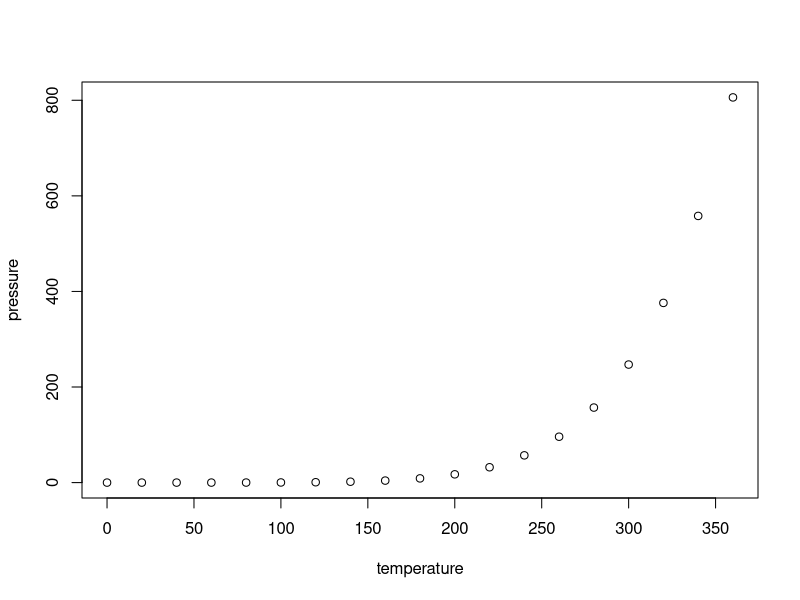
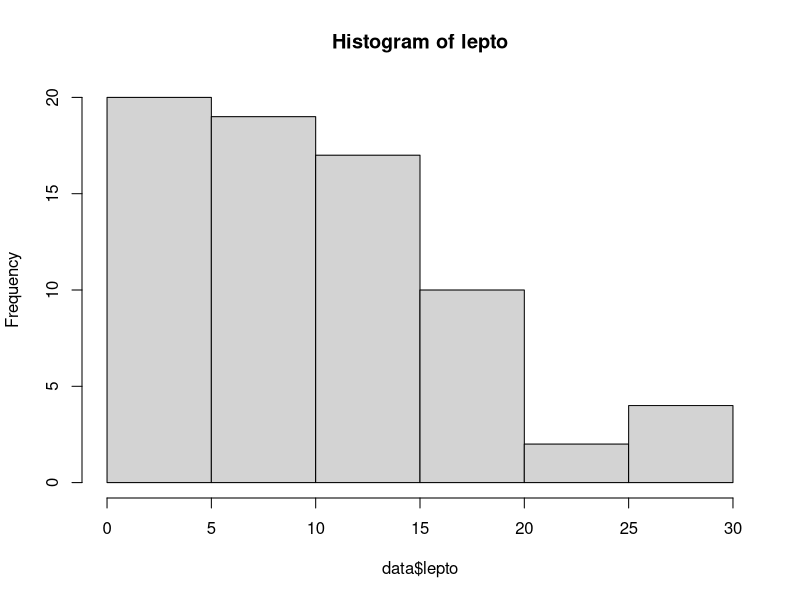
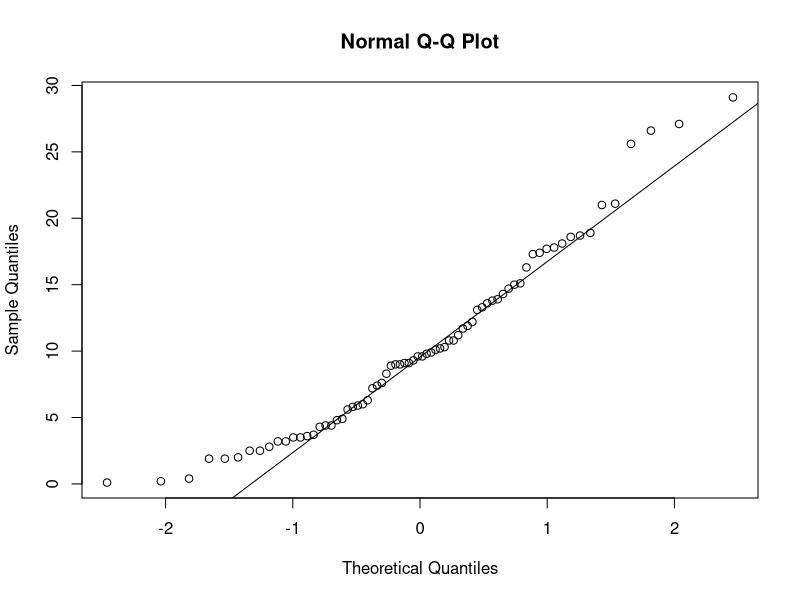
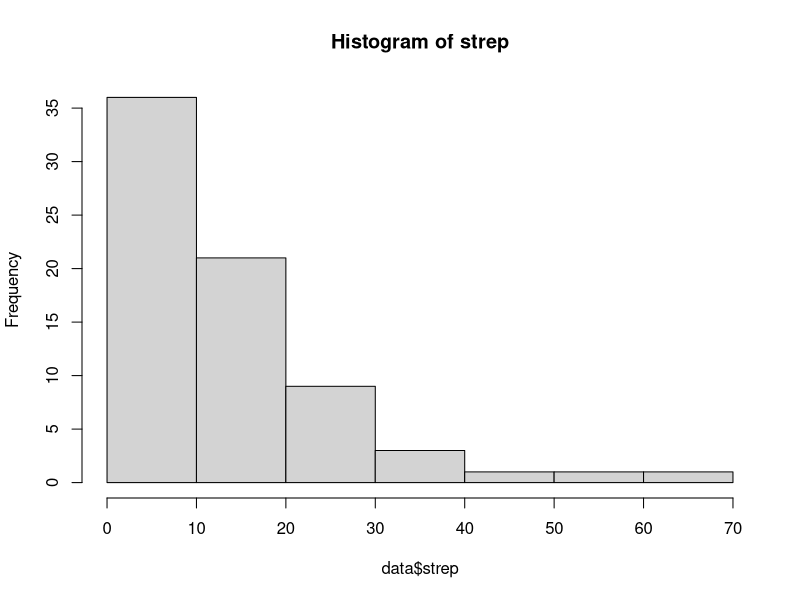
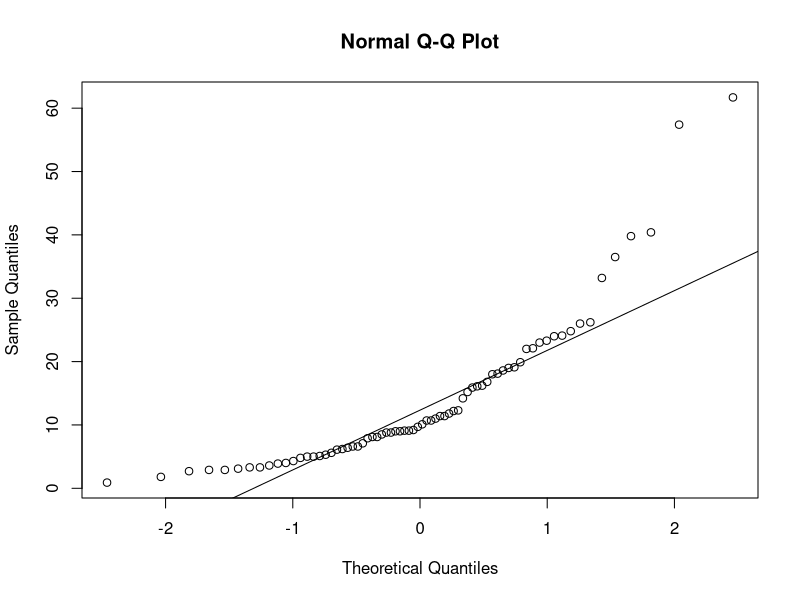
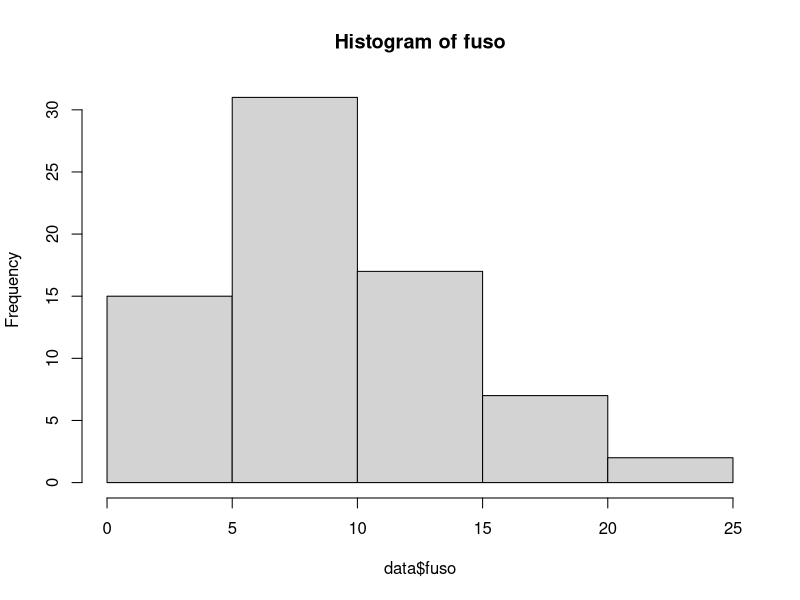
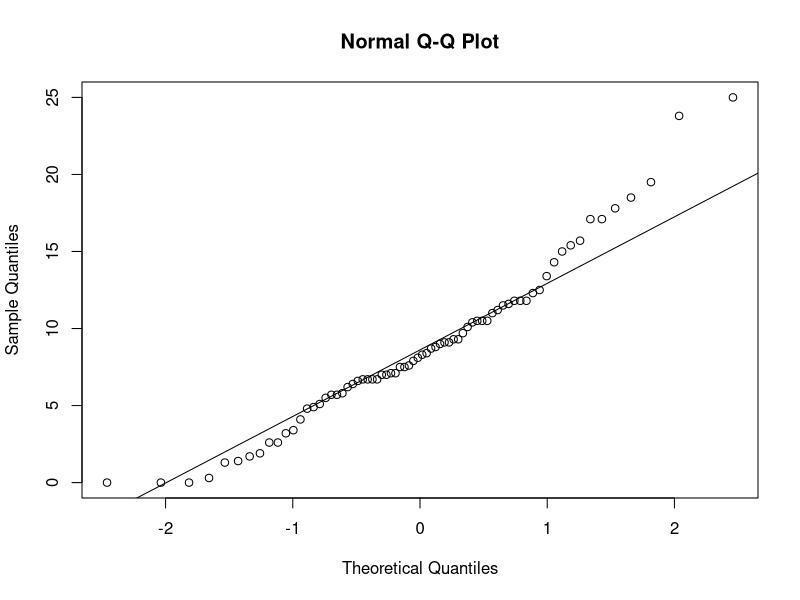
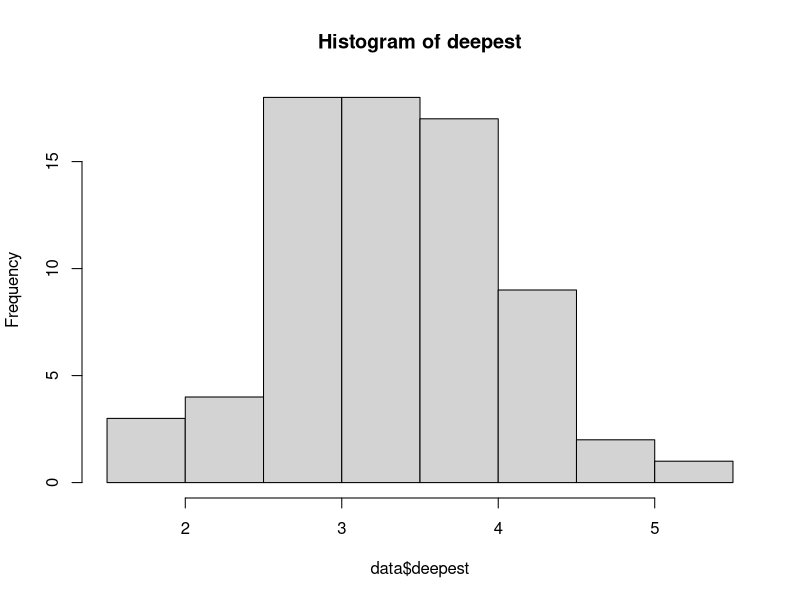

The R source for these figures, in order:
## ---- chunk 1
knitr::opts_chunk$set(echo = TRUE)
## ---- chunk 2
summary(cars)
## ---- chunk 3
plot(pressure)
## ---- chunk 4
#install packages
install.packages("vegan")
#load the library
library(vegan)
library(ggplot2)
## ---- chunk 5
#Part A : Univariate statistics with R
# read data
data <- read.table("RTestData.txt",header =TRUE) # header = true so R know that the data have the header so it don't read the first line
summary(data)
View(data)


# make histograms hist(x), qqnorm and qqline
hist(data$lepto,main="Histogram of lepto" )
qqnorm(data$lepto)
qqline(data$lepto)

hist(data$strep,main="Histogram of strep" )
qqnorm(data$strep)
qqline(data$strep)


hist(data$fuso,main="Histogram of fuso" )
qqnorm(data$fuso)
qqline(data$fuso)

hist(data$deepest,main="Histogram of deepest" )
qqnorm(data$deepest)
qqline(data$deepest)

hist(data$deepest,main="Histogram of deepest" )
qqnorm(data$deepest)
qqline(data$deepest)

hist(data$prev,main="Histogram of prev" )
qqnorm(data$prev)
qqline(data$prev)
#look non normal

hist(data$veil,main="Histogram of veil" )
qqnorm(data$veil) #skew
qqline(data$veil) #not straight
## ---- chunk 6
#transform variables
strep_transform=sqrt(data$strep)
lepto_transform=sqrt(data$lepto)
fuso_transform=sqrt(data$fuso)
prev_transform=sqrt(data$prev)
veil_transform=sqrt(data$veil)

#re make the histogram , qqnorm, qqline
hist(prev_transform, main = "Histogram of Transform prev")
qqnorm(prev_transform)
qqline(prev_transform)
#histogram more like bell shape now

hist(strep_transform, main = "Histogram of Transform strep")
qqnorm(strep_transform)
qqline(strep_transform)
#historgram look symmetry now 

hist(lepto_transform, main = "Histogram of Transform lepto")
qqnorm(lepto_transform)
qqline(lepto_transform)
#qq plot is more in straight line/ also histogram look more symmetry

hist(fuso_transform, main = "Histogram of Transform fuso")
qqnorm(fuso_transform)
qqline(fuso_transform)
#histogram more symmertry, not so much improve in qqplot

hist(veil_transform, main = "Histogram of Transform veil") # more symmetry
qqnorm(veil_transform)
qqline(veil_transform) #looks better!
## ---- chunk 7
#ANOVA
#1. lepto by time
anova_lepto <- aov(lepto_transform ~ time, data=data)
summary(anova_lepto)
#p= 0.0256 which < 0.05 . Reject null hypothesis, there is a significant difference of lepto across time
# Boxplot for lepto_transform by time
boxplot(lepto_transform ~ time, data = data, main = "Boxplot of lepto by time", ylab = "Lepto Transformed")

#2. strep by time
anova_strep <- aov(strep_transform ~ time, data=data)
summary(anova_strep)
#p= 0.294 which > 0.05. Fail to reject the null hypothesis, there are no difference of strep across time
boxplot(strep_transform ~ time, data = data, main = "Boxplot of strep by time", ylab = "Strep Transformed")

## ---- chunk 8
#Correlation
#1. strep vs prev
cor.test(data$strep, data$prev)
#p=0.00084 < 0.05 the correlation is significant, negative corelation
cor.test(strep_transform, prev_transform)
#p=0.000207 also significant

#2. strep vs fuso
cor.test(data$strep, data$fuso)
#negative correlation, p= 6.4e-06 also significant < 0.05
cor.test(strep_transform, fuso_transform) #p-value = 1.869e-07 < 0.05

#3. fuso vs lepto
cor.test(data$fuso, data$lepto)
#p-value = 0.7598 > 0.05 . no significant correlation. cor = -0.03 very close to 0, weak negative correlation
cor.test(fuso_transform, lepto_transform)
#p-value = 0.4119 also > 0.05. no correlation
## ---- chunk 9
#linear regression
#1. strep vs deepest
model1 <- lm(strep ~ deepest, data=data)
summary(model1)
#p-value deepest: 0.1654 . this relationship is not significant > 0.05
# also low in r-square, so deepest dont explain much for strep
plot(data$deepest, data$strep, main = " Strep vs Deepest", 
     xlab = "Deepest", ylab = "Strep")
abline(model1, col="red") 

#2.  fuso vd deepest
model2 <- lm(fuso ~ deepest, data=data)
summary(model2)
#p-value deepest= 0.00211 < 0.05, this relationship is signifcant
plot(data$deepest, data$fuso, main = " Fuso vs Deepest", 
     xlab = "Deepest", ylab = "Fuso")
abline(model2, col="red") 
#as deepest increase, fuso also increase because it show positive slope

## ---- chunk 10
#B ggplot
# I already loaded ggplot2 library

#(1) ggplot histogram of prev variable
ggplot(data, aes(x = prev)) + 
  geom_histogram(fill = "lightpink", color = "black", alpha = 0.5) +
  labs(title = "Histogram of prev", x = "Prev", y = "Frequency") +
  theme_classic()
#(2)ggplot scatterplot of strep by deepest, colored by time
ggplot(data, aes(x = deepest,y= strep, color= as.factor(time))) + 
  geom_point() +
  labs(title = "scatterplot of strep by deepest", x = "Deepest", y = "Strep", color="Time") +
  theme_classic()
#(3) ggplot scatterplot of fuso by deepest
ggplot(data, aes(x = deepest,y= fuso)) + 
  geom_point() +
  labs(title = "scatterplot of fuso by deepest", x = "Deepest", y = "Fuso") +
  theme_classic()
# smoothing algorthm
ggplot(data, aes(x = deepest, y = fuso)) + 
  geom_point() +
  geom_smooth(method = "lm", color = "lightpink") +
  labs(title = "Scatterplot of Fuso by Deepest", x = "Deepest", y = "Fuso") +
  theme_classic()
## ---- chunk 11
#C. vegan 
newdata=data[2:6]
head(newdata) #check to see if they have all the bacterial abundance 

#1. alpha diversity -shannon
shannon <-diversity (newdata)
shannon # view obs per plot

#2. rarefy data and make a plot using rarecurve
spAbund <-rowSums(newdata) #gives the number of individuals found in each plot
spAbund

raremin <- min(rowSums(newdata))#rarefaction uses the smallest number of observations per sample to extrapolate the expected number if all other samples only had that number of observations
raremin # view smallest number of obs which 11.6
# I will round my data to intergers
raremin2 <- round(min(rowSums(newdata)))
newdata2 <-round(newdata) # still get error so i try to round the raremin
sRare <- rarefy(newdata2, raremin2) #function rareefy . 
#rarefy only accept interger
sRare #gives an "expected"rarefied" number of species (not obs) if only 15 individuals were present
raremin2 <- round(min(rowSums(newdata)))
rarecurve(newdata2, col = "pink")


#3. Bray-curtis , matrix and plot a histogram
bray = vegdist(newdata2, "bray") 
bray
hist(bray, main="Histogram of Bray",xlim = range(0.0,1.0),col="lightpink")

## ---- chunk 12
newdata2.mds <- metaMDS(comm = newdata2, distance = "bray", trace = FALSE, autotransform = FALSE)
plot(newdata2.mds$points,main = "MDS Plot")

#create mds data frame
MDS_data<- data.frame(newdata2.mds$points)

MDS_data$status <- data$status #add status to mds data
MDS_data$time <- data$time #add time

# by status
ggplot(MDS_data, aes(x = MDS1, y = MDS2, color = status)) +
  geom_point() +  
  labs(title = "MDS Plot Colored by Status", x = "MDS1", y = "MDS2") +
  scale_color_gradient(low = "lightpink", high = "purple")+
  theme_minimal() 

  # by time
ggplot(MDS_data, aes(x = MDS1, y = MDS2, color = time)) +
  geom_point() +
  labs(title = "MDS Plot Colored by Time", x = "MDS1", y = "MDS2") +
  scale_color_gradient(low = "violet", high = "orange")+
  theme_minimal() 
  

